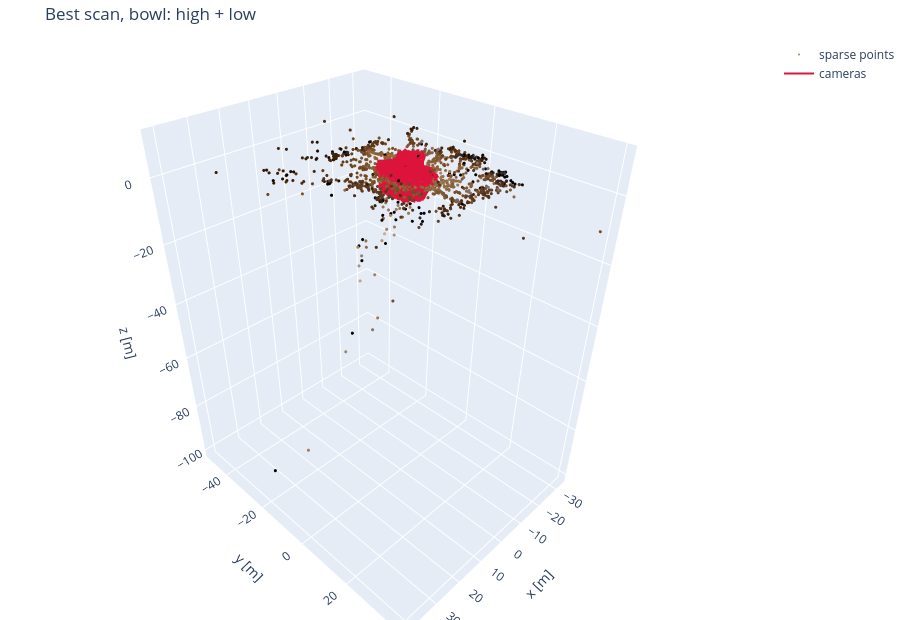
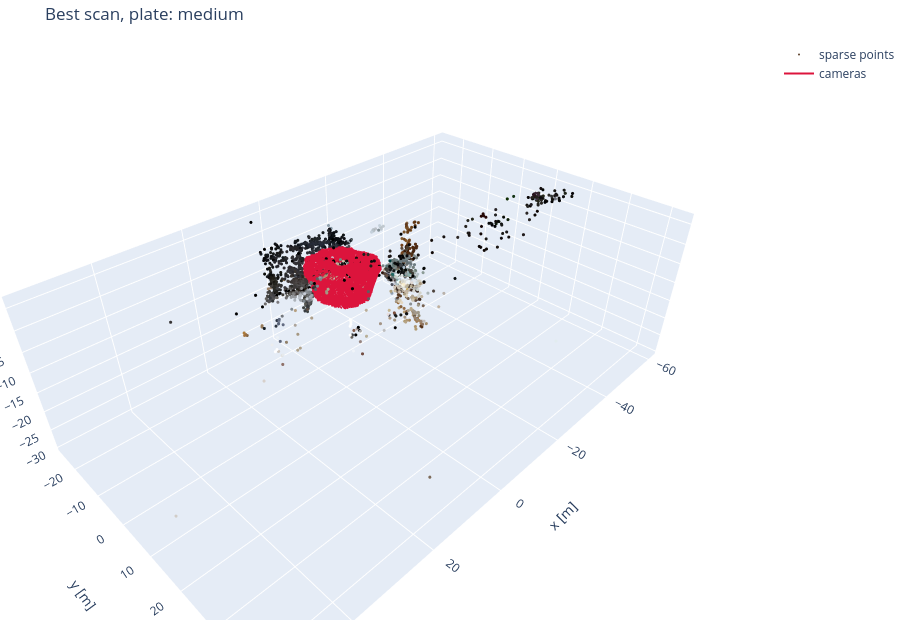

Notebook code for these charts, in order:
### Markdown cell above
## The best scans: bowl and plate
Chosen in `08_scan_parameter_sweep.ipynb` (Parts 2 and 3): the **bowl** from the high and low clips scanned together (`bowl_high_low/combined`, the only combination whose cameras agree) and the **plate** from the medium-height clip alone (`plate_med/robust_exhaustive`). The cameras and sparse points of each reconstruction, in the object frame:

### Code cell
from hurobo.best_scans import BestScans
from hurobo.scan_sweep import ScanSweep

best = BestScans()
for name, sweep_dir, config in [
    ("bowl: high + low", best.bowl_sfm_dir, "combined"),
    ("plate: medium", best.plate_sfm_dir, "robust_exhaustive"),
]:
    result = next(r for r in ScanSweep.load(sweep_dir) if r.config.name == config)
    sfm_best = result.load_sfm()
    sfm_best_obj = sfm_best.in_frame(object_frame_from_orbit(sfm_best))
    sfm_figure(
        sfm_best_obj.points_world,
        sfm_best_obj.colors,
        sfm_best_obj.t_world_cam_list,
        title=f"Best scan, {name}",
    ).show()

### Figure 1 — Plotly figure (JSON) as saved in the notebook; plotly's stock layout.template omitted (floating-point values rounded to 4 significant figures; data arrays with more than 128 entries replaced by an {"elided": "..."} marker saying what was removed)
{"data": [{"hoverinfo": "skip", "marker": {"color": {"elided": "12049 str values"}, "size": 1.8}, "mode": "markers", "name": "sparse points", "type": "scatter3d", "x": {"elided": "12049 float values"}, "y": {"elided": "12049 float values"}, "z": {"elided": "12049 float values"}}, {"line": {"color": "crimson", "width": 2}, "mode": "lines", "name": "cameras", "type": "scatter3d", "x": {"elided": "2142 float values"}, "y": {"elided": "2142 float values"}, "z": {"elided": "2142 float values"}}], "layout": {"height": 620, "margin": {"b": 0, "l": 0, "r": 0, "t": 40}, "scene": {"aspectmode": "data", "camera": {"up": {"x": 0, "y": 0, "z": 1}}, "xaxis": {"title": {"text": "x [m]"}}, "yaxis": {"title": {"text": "y [m]"}}, "zaxis": {"title": {"text": "z [m]"}}}, "title": {"text": "Best scan, bowl: high + low"}}}

### Figure 2 — Plotly figure (JSON) as saved in the notebook; plotly's stock layout.template omitted (floating-point values rounded to 4 significant figures; data arrays with more than 128 entries replaced by an {"elided": "..."} marker saying what was removed)
{"data": [{"hoverinfo": "skip", "marker": {"color": {"elided": "38724 str values"}, "size": 1.8}, "mode": "markers", "name": "sparse points", "type": "scatter3d", "x": {"elided": "38724 float values"}, "y": {"elided": "38724 float values"}, "z": {"elided": "38724 float values"}}, {"line": {"color": "crimson", "width": 2}, "mode": "lines", "name": "cameras", "type": "scatter3d", "x": {"elided": "2160 float values"}, "y": {"elided": "2160 float values"}, "z": {"elided": "2160 float values"}}], "layout": {"height": 620, "margin": {"b": 0, "l": 0, "r": 0, "t": 40}, "scene": {"aspectmode": "data", "camera": {"up": {"x": 0, "y": 0, "z": 1}}, "xaxis": {"title": {"text": "x [m]"}}, "yaxis": {"title": {"text": "y [m]"}}, "zaxis": {"title": {"text": "z [m]"}}}, "title": {"text": "Best scan, plate: medium"}}}
